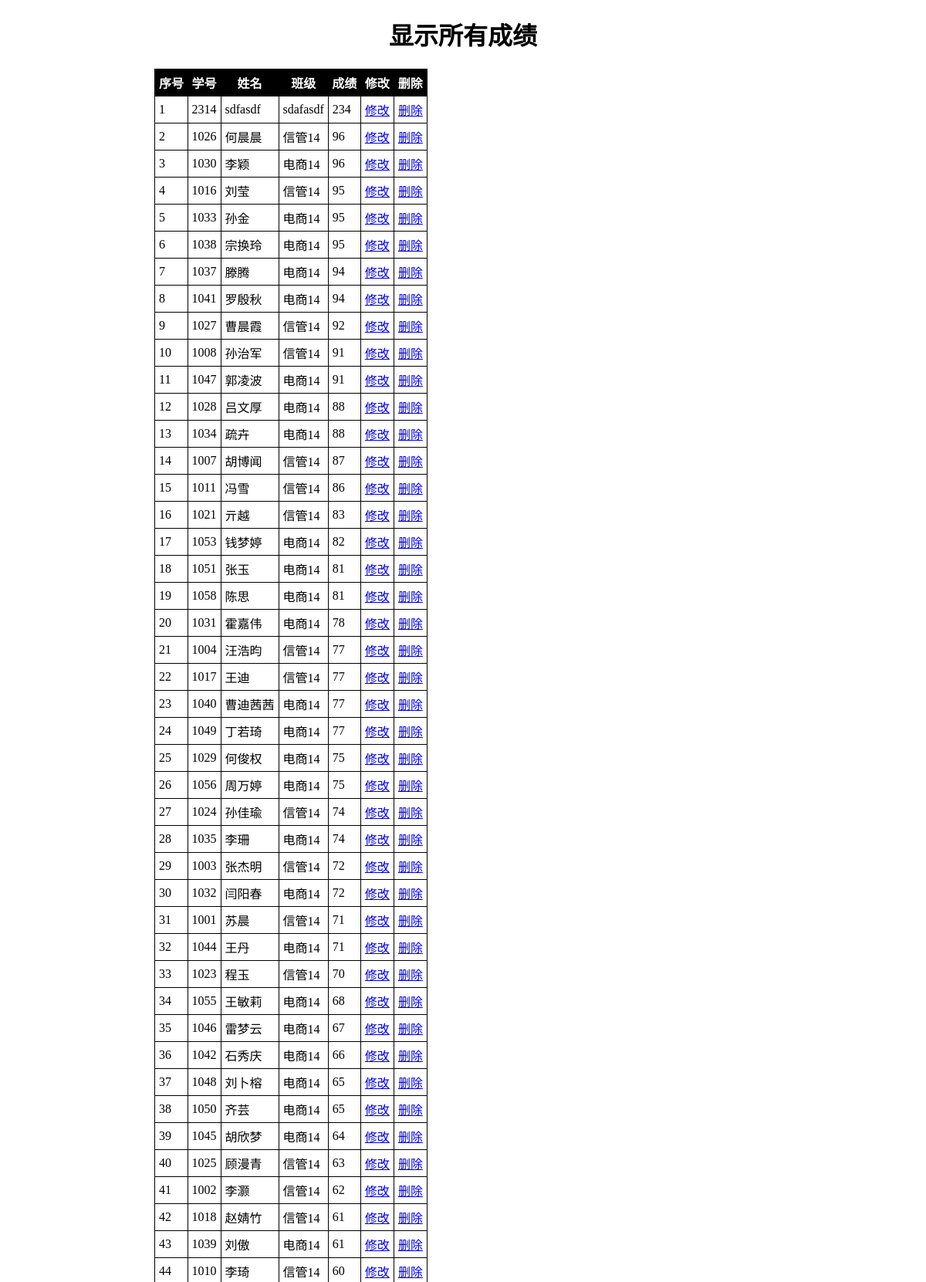
/sort (upper part), run on the app's committed database.
### 成绩管理系统.py (models this page shows)
class Student(Model):
    id = IntegerField(unique=True,primary_key=True)
    name= CharField()
    class_name= CharField()
    score= DecimalField()
    class Meta:
        database = db # The student model use "test.db" database

### 成绩管理系统.py (the view)
@app.route("/sort")
def display_sort():
    connect_db()
    students = Student.select().order_by(Student.score.desc())
    html = render_template("show.html", students=students)
    close_db()
    return html

### 成绩管理系统.py (called while the page is built)
def connect_db():
    db.connect()

### templates/show.html (shortened to what this page needs)
<!DOCTYPE html>
<html lang="en">
<head>
    <link rel="stylesheet" type="text/css" href="/static/css/style.css" >
</head>
<body>
    <div id="container">
        <h1>显示所有成绩</h1>
        {% include 'students.html' %}
    </div>
</body>
</html>

### templates/students.html
<table>
    <tr>
        <th>序号</th>
        <th>学号</th>
        <th>姓名</th>
        <th>班级</th>
        <th>成绩</th>
        <th>修改</th>
        <th>删除</th>
    </tr>
{% for s in students %}
    <tr>
        <td>{{loop.index}}</td>
        <td>{{s.id}}</td>
        <td>{{s.name}}</td>
        <td>{{s.class_name}}</td>
        <td>{{s.score}}</td>
        <td><a href="/modify/{{s.id}}">修改</a></td>
        <td><a href="/delete/{{s.id}}" onclick="return confirm('确认删除？');">删除</a></td>
    </tr>
{% endfor %}
</table>

### static/css/style.css (style rules this page uses)
#container { width:800px; margin:0 auto; }
#container h1 { text-align: center; }
#container table { border-collapse: collapse; }
#container table,tr,td { border: solid 1px black; }
#container th { background-color: black; color: white; }
#container td,th { padding: 5px; }

### data on the page
Student: id "2314", name "sdfasdf", class_name "sdafasdf", score "234"
Student: id "1026", name "何晨晨", class_name "信管14", score "96"
Student: id "1030", name "李颖", class_name "电商14", score "96"
Student: id "1016", name "刘莹", class_name "信管14", score "95"
Student: id "1033", name "孙金", class_name "电商14", score "95"
Student: id "1038", name "宗换玲", class_name "电商14", score "95"
Student: id "1037", name "滕腾", class_name "电商14", score "94"
Student: id "1041", name "罗殷秋", class_name "电商14", score "94"
Student: id "1027", name "曹晨霞", class_name "信管14", score "92"
Student: id "1008", name "孙治军", class_name "信管14", score "91"
Student: id "1047", name "郭凌波", class_name "电商14", score "91"
Student: id "1028", name "吕文厚", class_name "电商14", score "88"
Student: id "1034", name "疏卉", class_name "电商14", score "88"
Student: id "1007", name "胡博闻", class_name "信管14", score "87"
Student: id "1011", name "冯雪", class_name "信管14", score "86"
Student: id "1021", name "亓越", class_name "信管14", score "83"
Student: id "1053", name "钱梦婷", class_name "电商14", score "82"
Student: id "1051", name "张玉", class_name "电商14", score "81"
Student: id "1058", name "陈思", class_name "电商14", score "81"
Student: id "1031", name "霍嘉伟", class_name "电商14", score "78"
Student: id "1004", name "汪浩昀", class_name "信管14", score "77"
Student: id "1017", name "王迪", class_name "信管14", score "77"
Student: id "1040", name "曹迪茜茜", class_name "电商14", score "77"
Student: id "1049", name "丁若琦", class_name "电商14", score "77"
Student: id "1029", name "何俊权", class_name "电商14", score "75"
Student: id "1056", name "周万婷", class_name "电商14", score "75"
Student: id "1024", name "孙佳瑜", class_name "信管14", score "74"
Student: id "1035", name "李珊", class_name "电商14", score "74"
Student: id "1003", name "张杰明", class_name "信管14", score "72"
Student: id "1032", name "闫阳春", class_name "电商14", score "72"
Student: id "1001", name "苏晨", class_name "信管14", score "71"
Student: id "1044", name "王丹", class_name "电商14", score "71"
Student: id "1023", name "程玉", class_name "信管14", score "70"
Student: id "1055", name "王敏莉", class_name "电商14", score "68"
Student: id "1046", name "雷梦云", class_name "电商14", score "67"
Student: id "1042", name "石秀庆", class_name "电商14", score "66"
Student: id "1048", name "刘卜榕", class_name "电商14", score "65"
Student: id "1050", name "齐芸", class_name "电商14", score "65"
Student: id "1045", name "胡欣梦", class_name "电商14", score "64"
Student: id "1025", name "顾漫青", class_name "信管14", score "63"
Student: id "1002", name "李灏", class_name "信管14", score "62"
Student: id "1018", name "赵婧竹", class_name "信管14", score "61"
Student: id "1039", name "刘傲", class_name "电商14", score "61"
Student: id "1010", name "李琦", class_name "信管14", score "60"
